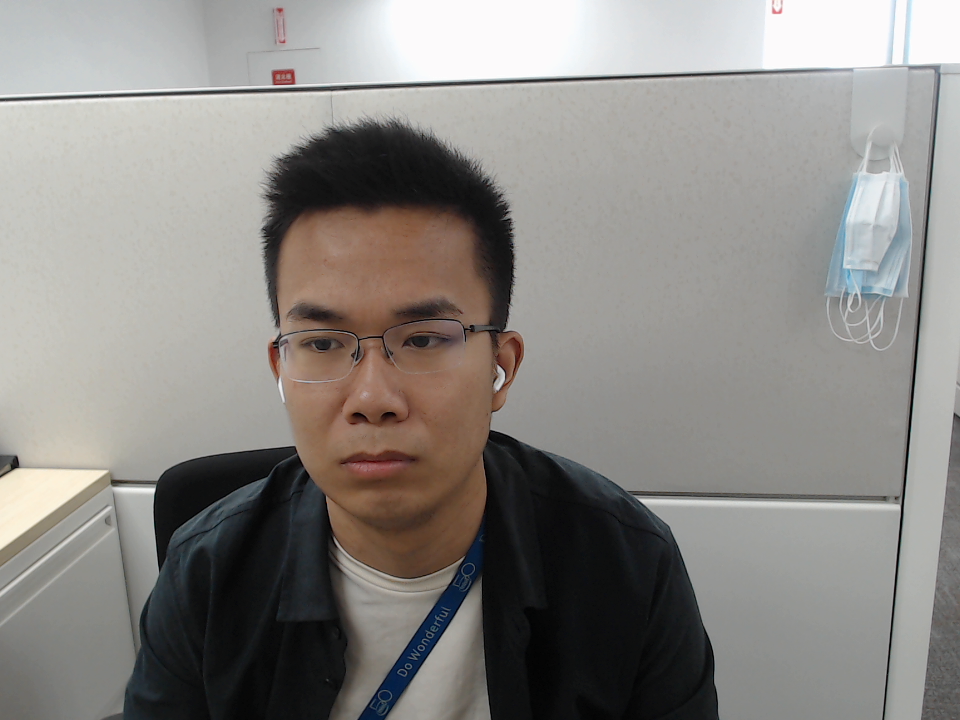
//> input picture cpp/Image_processing/thresholding/all.png, 960 x 720 px
$ ./main   (built with g++ and OpenCV 4)
//> lines starting //> are read from the running program, lines starting //| are printed output that depends on the picture
#include <opencv2/core.hpp>
#include <opencv2/imgproc.hpp>
#include <opencv2/highgui.hpp>
#include <iostream>

using namespace cv;
using namespace std;

Mat src, src_gray, dst;

const char* trackbar_type = "Type: \n 0: Binary \n 1: Binary Inverted \n 2: Truncate \n 3: To Zero \n 4: To Zero Inverted";
const char* trackbar_value = "Value";

int threshold_value = 0;
int threshold_type = 3;

static void Threshold_Demo(int, void*)
{
    threshold( src_gray, dst, threshold_value, 255, threshold_type);
    imshow("demo", dst);
}

int main()
{

    // thresholding
    // 1. threshold binary:             maxVal when > thresh, 0 when otherwise
    // 2. threshold binary inverted:    0 when > thresh, maxVal otherwise
    // 3. Truncate:                     threshold when > thresh, src(x,y) otherwise
    // 4. Threshold to zero:            src(x,y) when > thresh, 0 otherwise
    // 5. Threshold to zero inverted:   0 when > thresh, src(x,y) otherwise

    Mat src = imread("all.png");
//> src is the input picture: 720 rows x 960 cols, CV_8UC3; mean B, G, R 132.3, 135.9, 138.9

    cvtColor(src, src_gray, COLOR_BGR2GRAY);
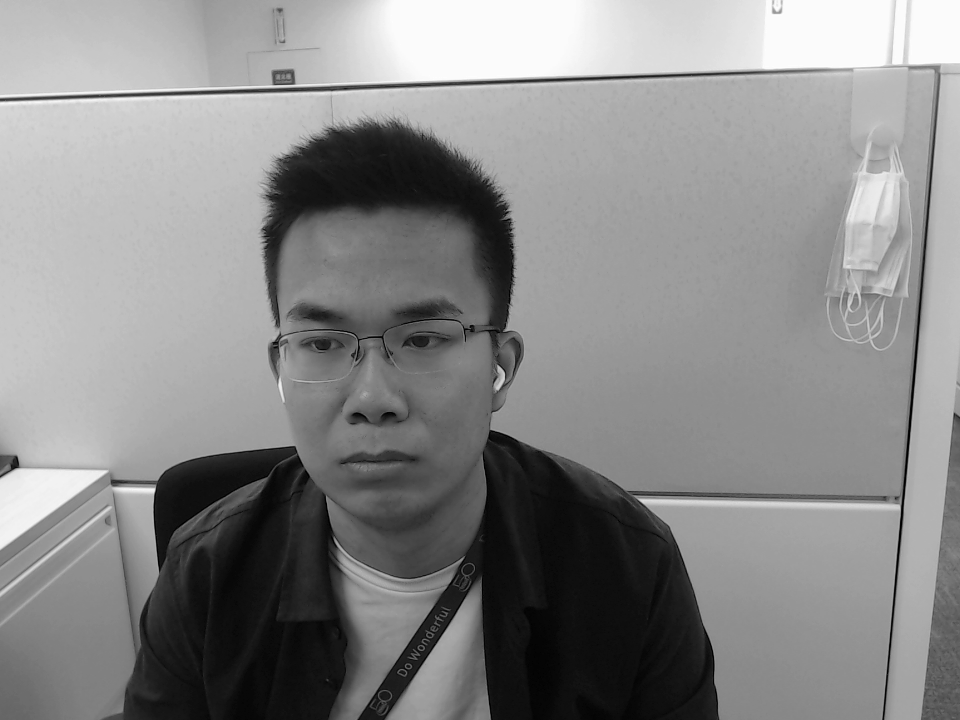
//> src_gray: 720 rows x 960 cols, CV_8UC1; min 0, max 253, mean 136.4

    namedWindow("demo",  WINDOW_AUTOSIZE);

    createTrackbar(trackbar_type, "demo", &threshold_type, 4, Threshold_Demo);
    createTrackbar(trackbar_value, "demo", &threshold_value, 255, Threshold_Demo);
//> slider 'Value' is set to 85

    //threshold(src_gray, dst, threshold_value, 255, threshold_type);
    Threshold_Demo (0,0);
//> in Threshold_Demo, `threshold( src_gray, dst, threshold_value, 255, threshold_type);`:
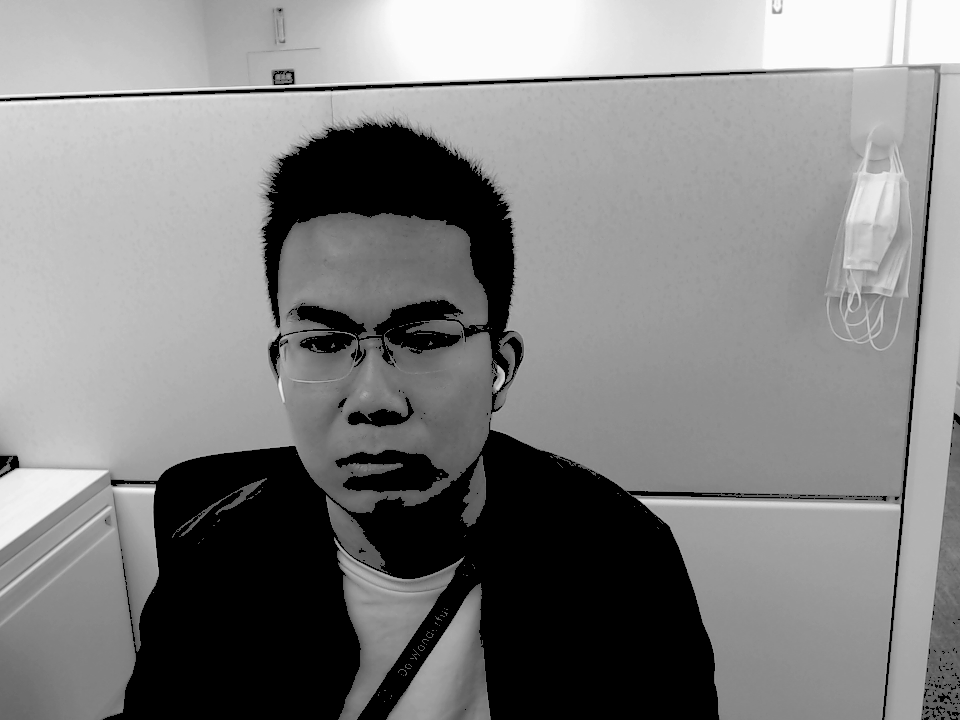
//> dst: 720 rows x 960 cols, CV_8UC1; min 0, max 253, mean 129.5
    waitKey();
    return 0;
}
